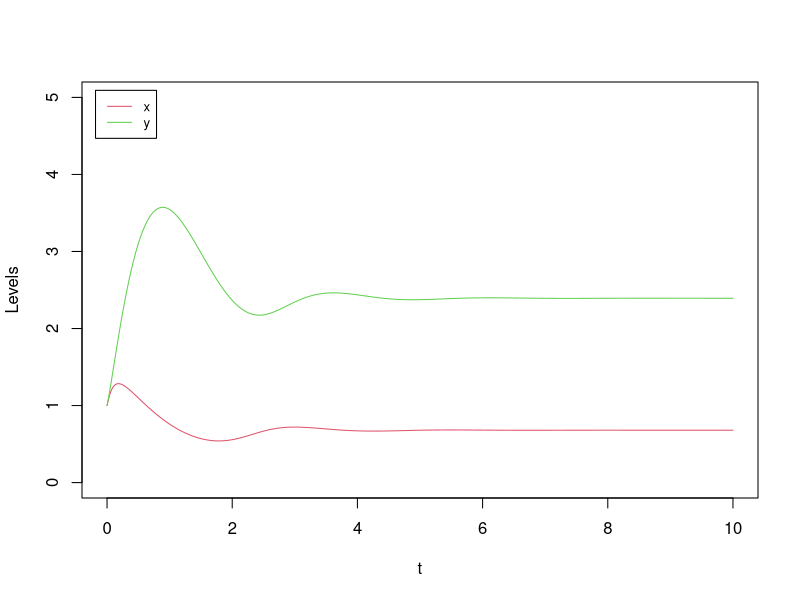
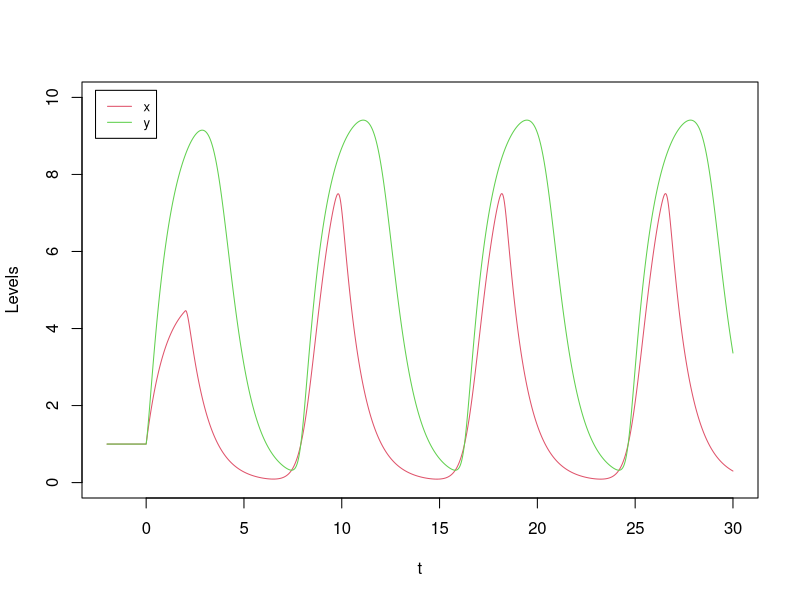
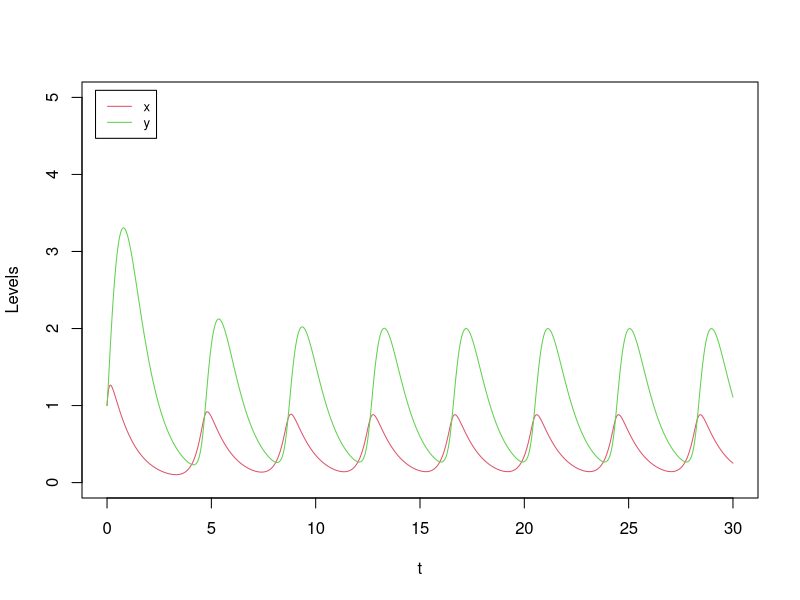
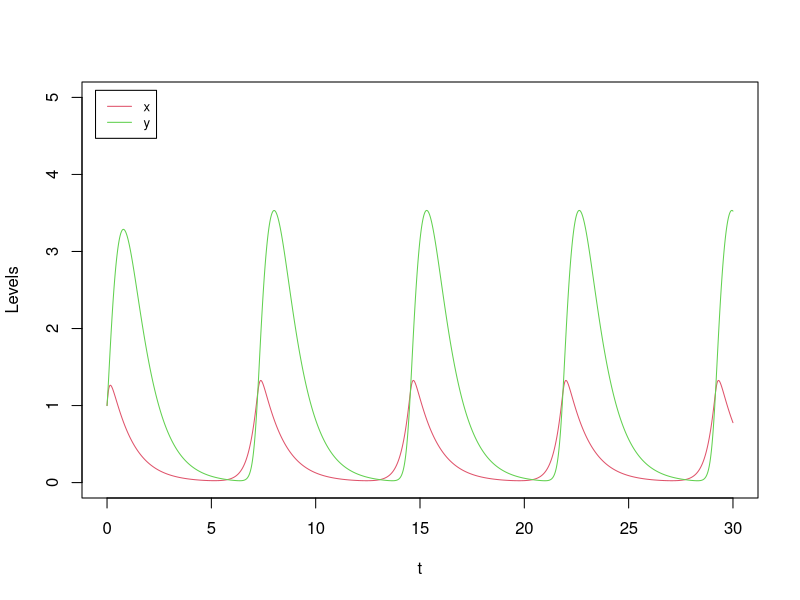

Recreate these plots in R, in order.
## ---- chunk 1
# generic multi-variable Heun ODE integrator
ODE_Heun_generic <- function(derivs, X0, t.total, dt, ...) {
  t_all <- seq(0, t.total, by = dt); nt <- length(t_all)
  X_all <- matrix(0, nt, length(X0)); X_all[1, ] <- X0
  for (i in 1:(nt - 1)) {
    k1 <- dt * derivs(t_all[i], X_all[i, ], ...)
    k2 <- dt * derivs(t_all[i + 1], X_all[i, ] + k1, ...)
    X_all[i + 1, ] <- X_all[i, ] + (k1 + k2) / 2
  }
  cbind(t_all, X_all)
}

derivs_neg <- function(t, Xs, g, h) {
  x <- Xs[1]; y <- Xs[2]
  c(g / (1 + y^3) - x, h * x^3 / (1 + x^3) - y)
}

res <- ODE_Heun_generic(derivs_neg, c(1, 1), 10, 0.01, g = 10, h = 10)
plot(res[, 1], res[, 2], type = "l", col = 2, xlab = "t", ylab = "Levels",
     xlim = c(0, 10), ylim = c(0, 5))
lines(res[, 1], res[, 3], col = 3)
legend("topleft", inset = 0.02, legend = c("x", "y"), col = c(2, 3), lty = 1, cex = 0.8)
## ---- chunk 2
# Heun DDE integrator for a generic multi-variable system (same as Part 4B)
DDE_Heun_generic <- function(derivs, X0, t.total, dt, tau, ...) {
  t_all <- seq(-tau, t.total, by = dt); nt <- length(t_all)
  X_all <- matrix(0, nt, length(X0))
  n_delay <- as.integer(tau / dt)
  for (i in 1:(n_delay + 1)) X_all[i, ] <- X0
  for (i in (n_delay + 1):(nt - 1)) {
    k1 <- dt * derivs(t_all[i], X_all[i, ], X_all[i - n_delay, ], ...)
    X_all[i + 1, ] <- X_all[i, ] + k1
    k2 <- dt * derivs(t_all[i + 1], X_all[i + 1, ], X_all[i + 1 - n_delay, ], ...)
    X_all[i + 1, ] <- X_all[i, ] + (k1 + k2) / 2
  }
  cbind(t_all, X_all)
}

# repression of X uses y at the earlier time (y_old)
derivs_neg_dde <- function(t, Xs, Xs_old, g, h) {
  x <- Xs[1]; y <- Xs[2]; y_old <- Xs_old[2]
  c(g / (1 + y_old^3) - x, h * x^3 / (1 + x^3) - y)
}

res <- DDE_Heun_generic(derivs_neg_dde, c(1, 1), 30, 0.01, tau = 2, g = 10, h = 10)
plot(res[, 1], res[, 2], type = "l", col = 2, xlab = "t", ylab = "Levels",
     xlim = c(-2, 30), ylim = c(0, 10))
lines(res[, 1], res[, 3], col = 3)
legend("topleft", inset = 0.02, legend = c("x", "y"), col = c(2, 3), lty = 1, cex = 0.8)
## ---- chunk 3
# three-node negative-feedback ring (g is a length-3 vector of production rates)
derivs_neg_3node <- function(t, Xs, g) {
  x <- Xs[1]; y <- Xs[2]; z <- Xs[3]
  c(g[1] / (1 + z^3) - x, g[2] * x^3 / (1 + x^3) - y, g[3] * y^3 / (1 + y^3) - z)
}
res3 <- ODE_Heun_generic(derivs_neg_3node, rep(1, 3), 30, 0.01, g = rep(10, 3))
plot(res3[, 1], res3[, 2], type = "l", col = 2, xlab = "t", ylab = "Levels",
     xlim = c(0, 30), ylim = c(0, 5))
lines(res3[, 1], res3[, 3], col = 3)
legend("topleft", inset = 0.02, legend = c("x", "y"), col = c(2, 3), lty = 1, cex = 0.8)
## ---- chunk 4
# four-node negative-feedback ring
derivs_neg_4node <- function(t, Xs, g) {
  x <- Xs[1]; y <- Xs[2]; z <- Xs[3]; w <- Xs[4]
  c(g[1] / (1 + w^3) - x, g[2] * x^3 / (1 + x^3) - y,
    g[3] * y^3 / (1 + y^3) - z, g[4] * z^3 / (1 + z^3) - w)
}
res4 <- ODE_Heun_generic(derivs_neg_4node, rep(1, 4), 30, 0.01, g = rep(10, 4))
plot(res4[, 1], res4[, 2], type = "l", col = 2, xlab = "t", ylab = "Levels",
     xlim = c(0, 30), ylim = c(0, 5))
lines(res4[, 1], res4[, 3], col = 3)
legend("topleft", inset = 0.02, legend = c("x", "y"), col = c(2, 3), lty = 1, cex = 0.8)
